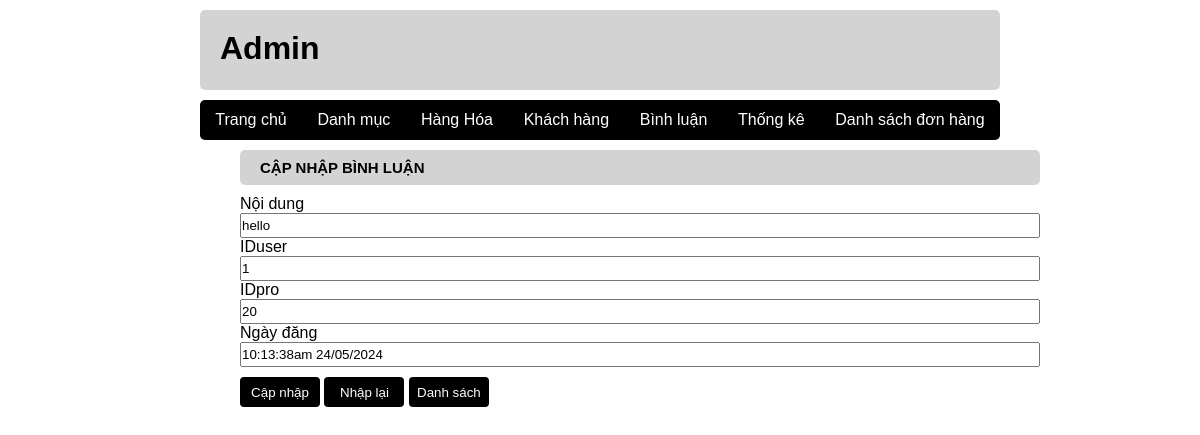
/admin/index.php?act=suabl&id=5, run on the app's committed database.
### tables this page shows
CREATE TABLE `comment` (
  `id` int(10) NOT NULL,
  `noidung` varchar(255) NOT NULL,
  `iduser` int(10) NOT NULL,
  `idpro` int(10) NOT NULL,
  `date` varchar(50) NOT NULL
);

### model/pdo.php (called while the page is built, shortened)
<?php
function pdo_get_connection(){
    $dburl = "mysql:host=localhost;dbname=project;charset=utf8";
    $username = 'root';
    $password = '';
    $conn = new PDO($dburl, $username, $password);
    $conn->setAttribute(PDO::ATTR_ERRMODE, PDO::ERRMODE_EXCEPTION);
    return $conn;
}
function pdo_query_one($sql){
    $sql_args = array_slice(func_get_args(), 1);
    try{
        $conn = pdo_get_connection();
        $stmt = $conn->prepare($sql);
        $stmt->execute($sql_args);
        $row = $stmt->fetch(PDO::FETCH_ASSOC);
        return $row;
    }
    catch(PDOException $e){
        throw $e;
    }
    finally{
        unset($conn);
    }
}

### model/binhluan.php (called while the page is built, shortened)
<?php
function loadone_binhluan($id){
    $sql = "SELECT * FROM comment WHERE id=".$id;
    $binhluansua = pdo_query_one($sql);
    return $binhluansua;
}
?>

### admin/comment/update.php (the view, shortened to what this page needs)
<?php
    if(is_array($binhluansua)){
        extract($binhluansua);
    }
?>
<form id="update" action="index.php?act=updatebl" method="post" enctype="multipart/form-data">
<div class="adddm">
    <h3 class="look">CẬP NHẬP BÌNH LUẬN</h3>
    <div class="tenloai">
        <p>Nội dung</p>
        <input type="text" name="noidung" value="<?=$noidung?>">
    </div>
    <div class="tenloai">
        <p>IDuser</p>
        <input type="text" name="iduser" value="<?=$iduser?>">
    </div>
    <div class="tenloai">
        <p>IDpro</p>
        <input type="text" name="idpro" value="<?=$idpro?>">
    </div>
    <div class="tenloai">
        <p>Ngày đăng</p>
        <input type="text" name="ngaydang" value="<?=$date?>">
    </div>
    <input class="themmoi" type="submit" value="Cập nhập" name="capnhap">
    <input class="nhaplai" type="reset" value="Nhập lại">
   <a href="index.php?act=dsbl"> <input class="danhsach" type="button" value="Danh sách" name="danhsach"> </a>
</div>
</form>

### view/css/style.css (style rules this page uses)
* { padding: 0; margin: 0; box-sizing: border-box; font-family: Arial, sans-serif; }
body { height: 100vh; display: flex; flex-direction: column; align-items: center; }
.look { width: 800px; height: 35px; margin: 10px 0; border-radius: 5px; background-color: #D3D3D3; font-size: 15px; }
h3 { line-height: 35px; padding-left: 20px; }
.maloai input,.tenloai input { width: 800px; height: 25px; outline: none; }
.themmoi,.danhsach,.nhaplai { width:80px; height: 30px; margin-top: 10px; padding: 5px; border: none; border-radius: 4px; cursor: pointer; background-color: #000; color: #fff; }
#update { margin-left: 80px; }

### data on the page
comment: noidung "hello", iduser "1", idpro "20", ngaydang "10:13:38am 24/05/2024"
